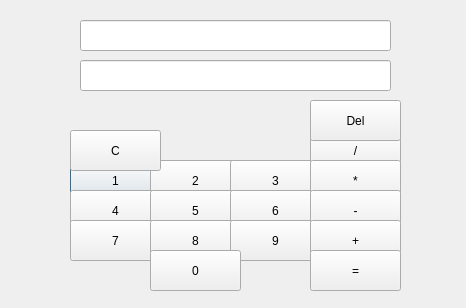
<?xml version="1.0" encoding="UTF-8"?>
<ui version="4.0">
 <class>Dialog</class>
 <widget class="QDialog" name="Dialog">
  <property name="geometry">
   <rect>
    <x>0</x>
    <y>0</y>
    <width>466</width>
    <height>308</height>
   </rect>
  </property>
  <property name="windowTitle">
   <string>Dialog</string>
  </property>
  <widget class="QLineEdit" name="q_lineEdit">
   <property name="geometry">
    <rect>
     <x>80</x>
     <y>20</y>
     <width>311</width>
     <height>31</height>
    </rect>
   </property>
   <property name="text">
    <string/>
   </property>
  </widget>
  <widget class="QPushButton" name="num_pushButton_1">
   <property name="geometry">
    <rect>
     <x>70</x>
     <y>160</y>
     <width>91</width>
     <height>41</height>
    </rect>
   </property>
   <property name="text">
    <string>1</string>
   </property>
  </widget>
  <widget class="QPushButton" name="num_pushButton_2">
   <property name="geometry">
    <rect>
     <x>150</x>
     <y>160</y>
     <width>91</width>
     <height>41</height>
    </rect>
   </property>
   <property name="text">
    <string>2</string>
   </property>
  </widget>
  <widget class="QPushButton" name="num_pushButton_3">
   <property name="geometry">
    <rect>
     <x>230</x>
     <y>160</y>
     <width>91</width>
     <height>41</height>
    </rect>
   </property>
   <property name="text">
    <string>3</string>
   </property>
  </widget>
  <widget class="QPushButton" name="num_pushButton_4">
   <property name="geometry">
    <rect>
     <x>70</x>
     <y>190</y>
     <width>91</width>
     <height>41</height>
    </rect>
   </property>
   <property name="text">
    <string>4</string>
   </property>
  </widget>
  <widget class="QPushButton" name="num_pushButton_5">
   <property name="geometry">
    <rect>
     <x>150</x>
     <y>190</y>
     <width>91</width>
     <height>41</height>
    </rect>
   </property>
   <property name="text">
    <string>5</string>
   </property>
  </widget>
  <widget class="QPushButton" name="num_pushButton_6">
   <property name="geometry">
    <rect>
     <x>230</x>
     <y>190</y>
     <width>91</width>
     <height>41</height>
    </rect>
   </property>
   <property name="text">
    <string>6</string>
   </property>
  </widget>
  <widget class="QPushButton" name="num_pushButton_7">
   <property name="geometry">
    <rect>
     <x>70</x>
     <y>220</y>
     <width>91</width>
     <height>41</height>
    </rect>
   </property>
   <property name="text">
    <string>7</string>
   </property>
  </widget>
  <widget class="QPushButton" name="num_pushButton_8">
   <property name="geometry">
    <rect>
     <x>150</x>
     <y>220</y>
     <width>91</width>
     <height>41</height>
    </rect>
   </property>
   <property name="text">
    <string>8</string>
   </property>
  </widget>
  <widget class="QPushButton" name="num_pushButton_9">
   <property name="geometry">
    <rect>
     <x>230</x>
     <y>220</y>
     <width>91</width>
     <height>41</height>
    </rect>
   </property>
   <property name="text">
    <string>9</string>
   </property>
  </widget>
  <widget class="QPushButton" name="num_pushButton_0">
   <property name="geometry">
    <rect>
     <x>150</x>
     <y>250</y>
     <width>91</width>
     <height>41</height>
    </rect>
   </property>
   <property name="text">
    <string>0</string>
   </property>
  </widget>
  <widget class="QPushButton" name="sign_pushButton_1">
   <property name="geometry">
    <rect>
     <x>310</x>
     <y>130</y>
     <width>91</width>
     <height>41</height>
    </rect>
   </property>
   <property name="text">
    <string>/</string>
   </property>
  </widget>
  <widget class="QPushButton" name="sign_pushButton_2">
   <property name="geometry">
    <rect>
     <x>310</x>
     <y>160</y>
     <width>91</width>
     <height>41</height>
    </rect>
   </property>
   <property name="text">
    <string>*</string>
   </property>
  </widget>
  <widget class="QPushButton" name="sign_pushButton_3">
   <property name="geometry">
    <rect>
     <x>310</x>
     <y>190</y>
     <width>91</width>
     <height>41</height>
    </rect>
   </property>
   <property name="text">
    <string>-</string>
   </property>
  </widget>
  <widget class="QPushButton" name="sign_pushButton_4">
   <property name="geometry">
    <rect>
     <x>310</x>
     <y>220</y>
     <width>91</width>
     <height>41</height>
    </rect>
   </property>
   <property name="text">
    <string>+</string>
   </property>
  </widget>
  <widget class="QPushButton" name="result_pushButton">
   <property name="geometry">
    <rect>
     <x>310</x>
     <y>250</y>
     <width>91</width>
     <height>41</height>
    </rect>
   </property>
   <property name="text">
    <string>=</string>
   </property>
  </widget>
  <widget class="QPushButton" name="reset_pushButton">
   <property name="geometry">
    <rect>
     <x>70</x>
     <y>130</y>
     <width>91</width>
     <height>41</height>
    </rect>
   </property>
   <property name="text">
    <string>C</string>
   </property>
  </widget>
  <widget class="QPushButton" name="del_pushButton">
   <property name="geometry">
    <rect>
     <x>310</x>
     <y>100</y>
     <width>91</width>
     <height>41</height>
    </rect>
   </property>
   <property name="text">
    <string>Del</string>
   </property>
  </widget>
  <widget class="QLineEdit" name="a_lineEdit">
   <property name="geometry">
    <rect>
     <x>80</x>
     <y>60</y>
     <width>311</width>
     <height>31</height>
    </rect>
   </property>
   <property name="text">
    <string/>
   </property>
  </widget>
 </widget>
 <resources/>
 <connections/>
</ui>
